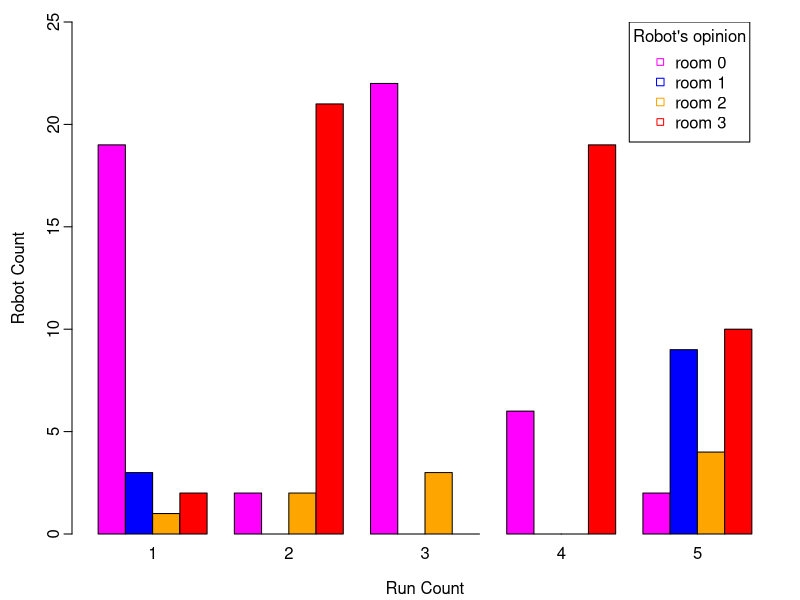

R code for this plot:
A <- matrix(c(19, 3, 1, 2,
              2, 0, 2, 21,
              22, 0, 3, 0,
              6, 0, 0, 19,
              2, 9, 4, 10),
            nrow=4, ncol=5)

pdf("exp4.pdf", width=16/2.54, height=10/2.54,
    pointsize=10)
par(mgp=c(2.2,0.45,0), tcl=-0.4, mar=c(3.3,3.6,1.1,1.1))

barplot(A,
        names.arg=c(1, 2, 3, 4, 5),
        xlab="Run Count",
        ylab="Robot Count",
        col=c("magenta", "blue", "orange", "red"),
        beside=TRUE,
        ylim=c(0,25)
        )
legend(x=20.5, y=25,
       c("room 0", "room 1", "room 2", "room 3"),
       cex=1,
       title="Robot's opinion",
       col=c("magenta", "blue", "orange", "red"),
       pch=c(22,0,0)
       )
dev.off()

